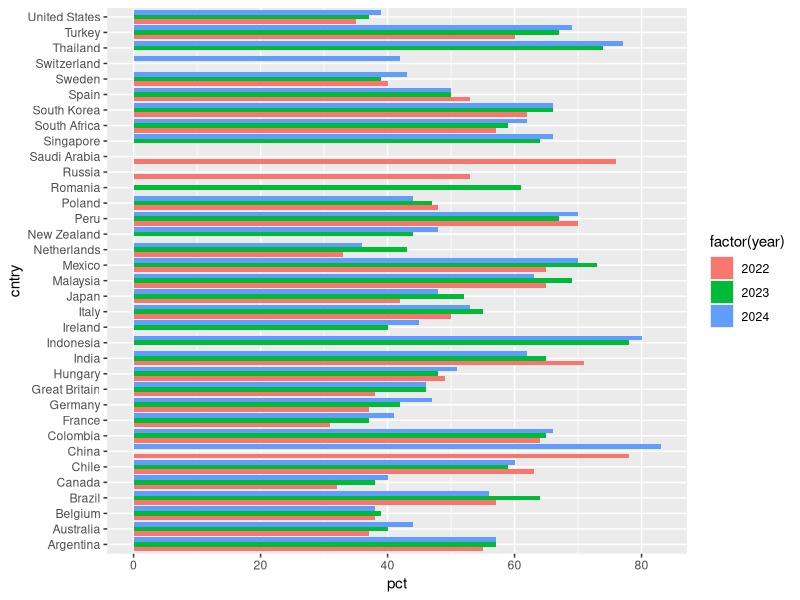
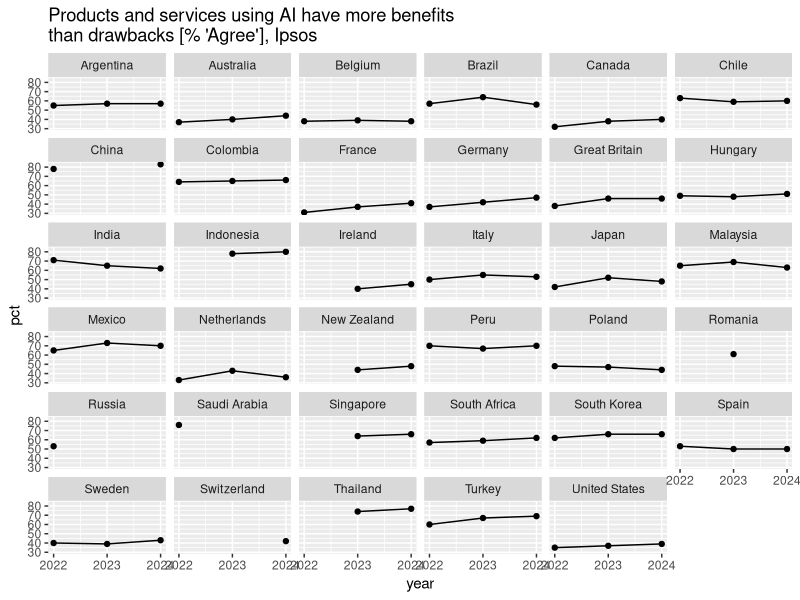
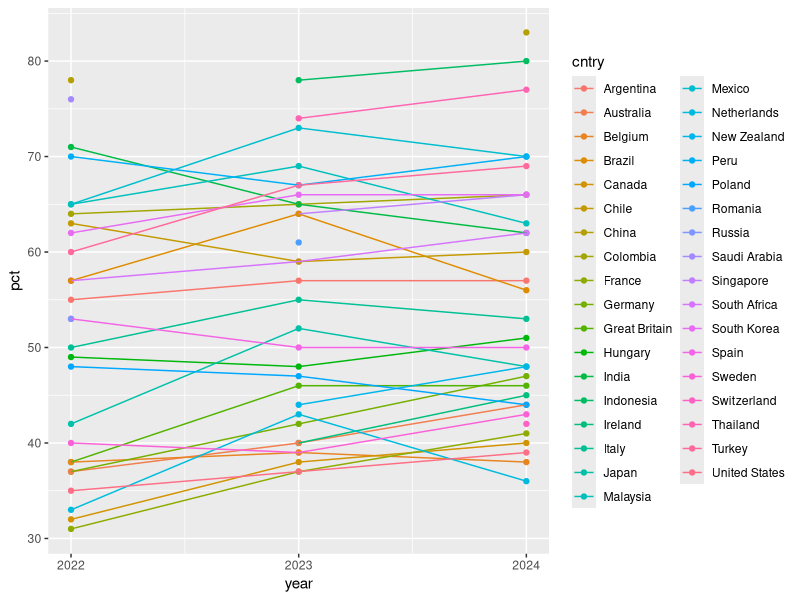

Source code (R) for these figures, in order:
library(tidyverse)

# data source: Figure 8.1.2 https://hai.stanford.edu/ai-index/2025-ai-index-report 

fig812 <- read_delim(
  "fig-812-more-benef-than-draw-data.csv",
  delim = ";",
  escape_double = FALSE,
  trim_ws = TRUE
)

ggplot(fig812, aes(cntry, pct, fill = factor(year))) + geom_col(position = "dodge") + coord_flip()

wide_fig812 <- pivot_wider(fig812, names_from = year, values_from = pct)

y3 <- na.omit(wide_fig812)

dim(y3)

ggplot(fig812, aes(x = year, y = pct)) + 
  geom_point() +
  geom_line() + 
  facet_wrap(~cntry) + 
  scale_x_continuous(breaks = 2022:2024) + 
  labs(title = "Products and services using AI have more benefits\nthan drawbacks [% 'Agree'], Ipsos")

ggplot(fig812, aes(x = year, y = pct, colour = cntry)) + 
  geom_point() +
  geom_line() + 
  scale_x_continuous(breaks = 2022:2024)

